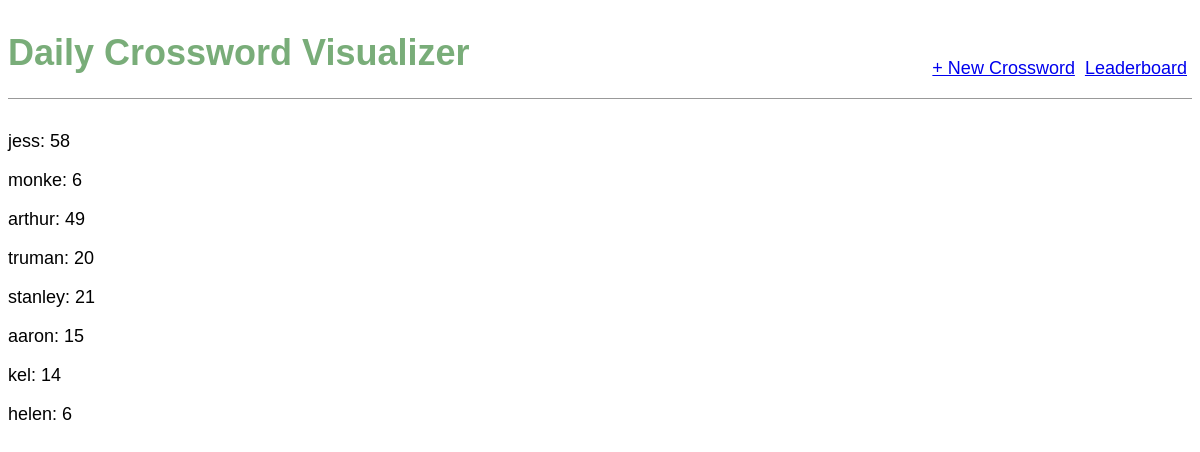
The app's page /tracker/6/ with its own data.
### tracker/models.py (models this page shows)
class Participant(models.Model):
    alias = models.ForeignKey(AuthorizedUser, default=get_default_user, on_delete=models.CASCADE)
    cells = models.PositiveIntegerField()
    date = models.ForeignKey(PlayDate, default=get_default_date, on_delete=models.CASCADE)

class AuthorizedUser(models.Model):
    name = models.CharField(max_length=20, primary_key = True)
    def __str__(self):
        return self.name

### tracker/views.py (the view)
# urls.py: path('tracker/<int:pk>/', ParticipantView.as_view(), name='dailyparticipants'),
class ParticipantView(ListView):
    model = Participant
    template_name = 'participants.html'
    def get_queryset(self, **kwargs):
        pk = self.kwargs["pk"]
        date = DailyData.objects.get(pk=pk).date
        return super().get_queryset().filter(date=date)

### templates/participants.html
{% extends 'base.html' %}
{% block content %}
    {% for participant in object_list %}
        <div class="participants">
            <p>{{ participant.alias }}: {{ participant.cells }}</p>
        </div>
    {% endfor %}
{% endblock content %}

### static/css/base.css (style rules this page uses)
body { font-family: 'Source Sans Pro', sans-serif; font-size: 18px; }

### records on screen
Participant: alias "jess", cells "58"
Participant: alias "monke", cells "6"
Participant: alias "arthur", cells "49"
Participant: alias "truman", cells "20"
Participant: alias "stanley", cells "21"
Participant: alias "aaron", cells "15"
Participant: alias "kel", cells "14"
Participant: alias "helen", cells "6"
